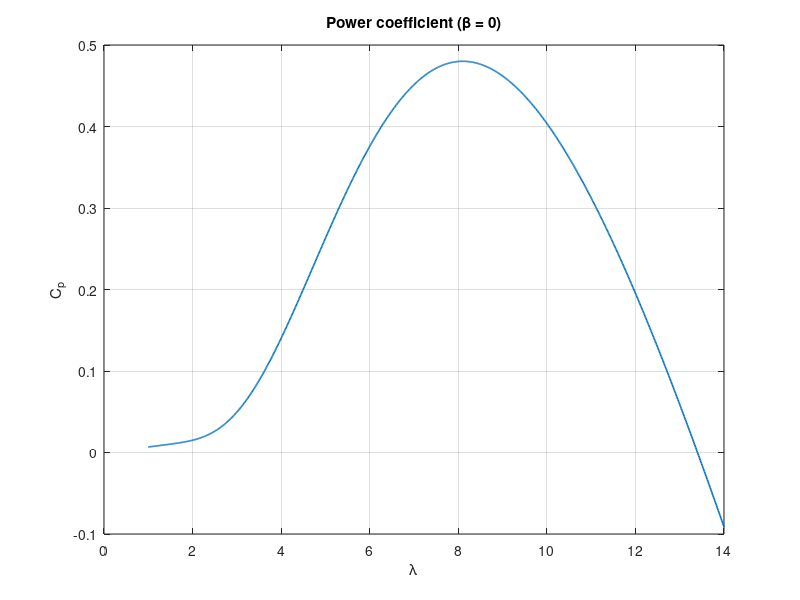
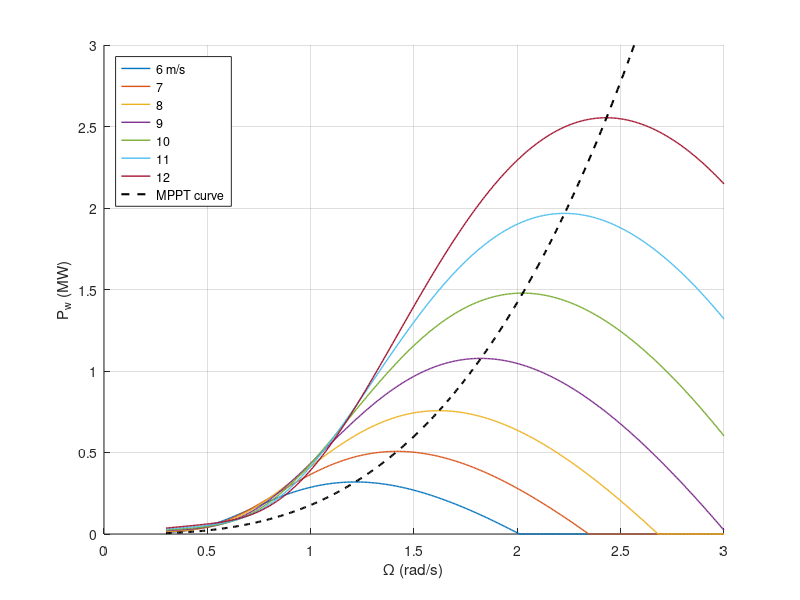

Write the MATLAB code that produced these figures, in order.
%% Step 1: Wind turbine model (aerodynamics)
clear; clc; close all

%% Parameters
rho  = 1.225;      % air density [kg/m3]
R    = 40;         % blade radius [m]
Pn   = 2e6;        % rated power [W]
Wn   = 2.23;       % rated rotor speed [rad/s]
beta = 0;          % pitch angle [deg]

%% Power coefficient Cp(lambda)
lam = linspace(1, 14, 1000);
li  = 1 ./ (1 ./ (lam + 0.08*beta) - 0.035/(beta^3 + 1));
Cp  = 0.5176*(116./li - 0.4*beta - 5).*exp(-21./li) + 0.0068*lam;
[Cpmax, k] = max(Cp);
lopt = lam(k);

%% Rated point
vn   = Wn*R/lopt;                                % rated wind speed
Prat = 0.5*rho*pi*R^2*Cpmax*vn^3;                % power at rated wind
Kopt = 0.5*rho*pi*R^5*Cpmax/lopt^3;              % P_opt = Kopt*W^3
fprintf('Cp_max      = %.3f\n', Cpmax);
fprintf('lambda_opt  = %.2f\n', lopt);
fprintf('v_n         = %.2f m/s\n', vn);
fprintf('P at v_n    = %.2f MW\n', Prat/1e6);
fprintf('T at v_n    = %.3f MN.m\n', Prat/Wn/1e6);

%% Figure 1: Cp(lambda)
figure;
plot(lam, Cp, 'LineWidth', 1.2); grid on;
xlabel('\lambda'); ylabel('C_p');
title('Power coefficient (\beta = 0)');

%% Figure 2: P(Omega) for several wind speeds + MPPT curve
W = linspace(0.3, 3, 400);
figure; hold on; grid on;
for v = 6:1:12
  l  = W*R/v;
  li = 1 ./ (1 ./ (l + 0.08*beta) - 0.035/(beta^3 + 1));
  cp = max(0.5176*(116./li - 0.4*beta - 5).*exp(-21./li) + 0.0068*l, 0);
  plot(W, 0.5*rho*pi*R^2*cp*v^3/1e6, 'LineWidth', 1);
end
plot(W, Kopt*W.^3/1e6, 'k--', 'LineWidth', 1.5);
xlabel('\Omega (rad/s)'); ylabel('P_w (MW)');
legend('6 m/s','7','8','9','10','11','12','MPPT curve', 'Location', 'northwest');
ylim([0 3]);
